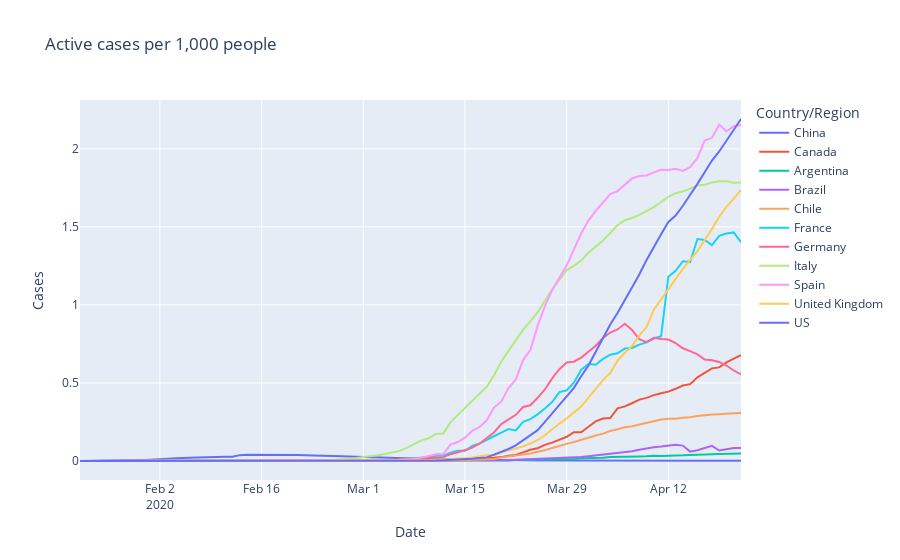
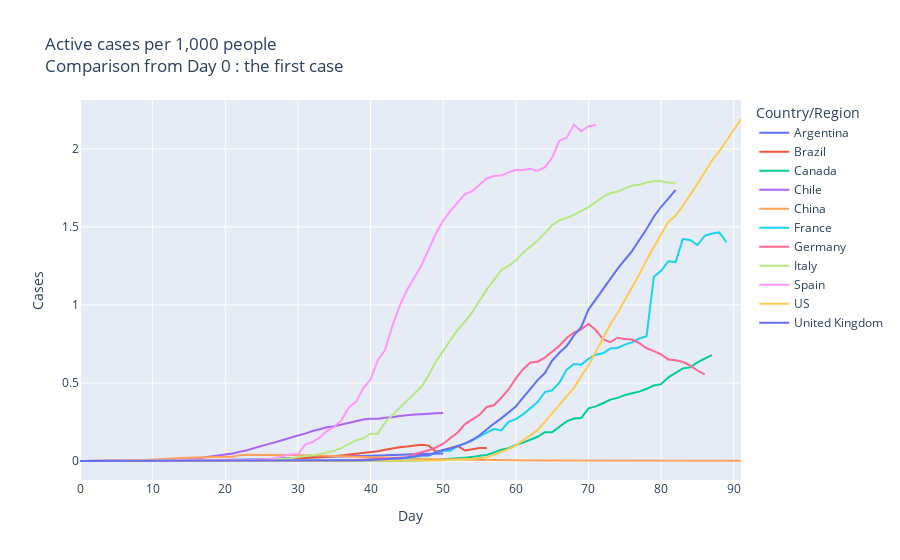

The notebook cell these images were saved under, in order:
### Markdown cell above
#### Normalization of cases for comparison

### Code cell
meta = prepare_metadata('Active')
#meta_to_html(meta)
active_norm = normalize(active,n) 
#death_norm.plot(title=title) 
#plot_with_plotly(active_norm,meta)
timeseries_with_plotly(active_norm,meta)
firstcase_compare_plot(active_norm,'Active')
